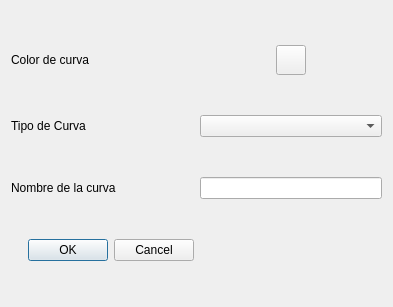
<?xml version="1.0" encoding="UTF-8"?>
<ui version="4.0">
 <class>ModTracePopUp</class>
 <widget class="QDialog" name="ModTracePopUp">
  <property name="geometry">
   <rect>
    <x>0</x>
    <y>0</y>
    <width>393</width>
    <height>307</height>
   </rect>
  </property>
  <property name="windowTitle">
   <string>Dialog</string>
  </property>
  <layout class="QGridLayout" name="gridLayout">
   <item row="1" column="1">
    <widget class="QLabel" name="label_2">
     <property name="text">
      <string>Tipo de Curva</string>
     </property>
    </widget>
   </item>
   <item row="2" column="3">
    <widget class="QLineEdit" name="TraceNameLE"/>
   </item>
   <item row="1" column="3">
    <widget class="QComboBox" name="TraceTypeCB"/>
   </item>
   <item row="0" column="1">
    <widget class="QLabel" name="label_3">
     <property name="minimumSize">
      <size>
       <width>0</width>
       <height>30</height>
      </size>
     </property>
     <property name="maximumSize">
      <size>
       <width>16777215</width>
       <height>30</height>
      </size>
     </property>
     <property name="text">
      <string>Color de curva</string>
     </property>
    </widget>
   </item>
   <item row="3" column="1">
    <widget class="QDialogButtonBox" name="buttonBox">
     <property name="orientation">
      <enum>Qt::Horizontal</enum>
     </property>
     <property name="standardButtons">
      <set>QDialogButtonBox::Cancel|QDialogButtonBox::Ok</set>
     </property>
    </widget>
   </item>
   <item row="2" column="1">
    <widget class="QLabel" name="label">
     <property name="text">
      <string>Nombre de la curva</string>
     </property>
    </widget>
   </item>
   <item row="0" column="3">
    <layout class="QHBoxLayout" name="horizontalLayout">
     <property name="sizeConstraint">
      <enum>QLayout::SetDefaultConstraint</enum>
     </property>
     <item>
      <widget class="QPushButton" name="ColorButton">
       <property name="sizePolicy">
        <sizepolicy hsizetype="Fixed" vsizetype="Fixed">
         <horstretch>0</horstretch>
         <verstretch>0</verstretch>
        </sizepolicy>
       </property>
       <property name="minimumSize">
        <size>
         <width>30</width>
         <height>30</height>
        </size>
       </property>
       <property name="maximumSize">
        <size>
         <width>30</width>
         <height>30</height>
        </size>
       </property>
       <property name="layoutDirection">
        <enum>Qt::LeftToRight</enum>
       </property>
       <property name="text">
        <string/>
       </property>
      </widget>
     </item>
    </layout>
   </item>
  </layout>
 </widget>
 <resources/>
 <connections>
  <connection>
   <sender>buttonBox</sender>
   <signal>accepted()</signal>
   <receiver>ModTracePopUp</receiver>
   <slot>accept()</slot>
   <hints>
    <hint type="sourcelabel">
     <x>185</x>
     <y>267</y>
    </hint>
    <hint type="destinationlabel">
     <x>157</x>
     <y>274</y>
    </hint>
   </hints>
  </connection>
  <connection>
   <sender>buttonBox</sender>
   <signal>rejected()</signal>
   <receiver>ModTracePopUp</receiver>
   <slot>reject()</slot>
   <hints>
    <hint type="sourcelabel">
     <x>185</x>
     <y>267</y>
    </hint>
    <hint type="destinationlabel">
     <x>286</x>
     <y>274</y>
    </hint>
   </hints>
  </connection>
  <connection>
   <sender>ColorButton</sender>
   <signal>clicked()</signal>
   <receiver>ModTracePopUp</receiver>
   <slot>ChooseColor()</slot>
   <hints>
    <hint type="sourcelabel">
     <x>225</x>
     <y>53</y>
    </hint>
    <hint type="destinationlabel">
     <x>354</x>
     <y>43</y>
    </hint>
   </hints>
  </connection>
 </connections>
 <slots>
  <slot>ChooseColor()</slot>
 </slots>
</ui>
